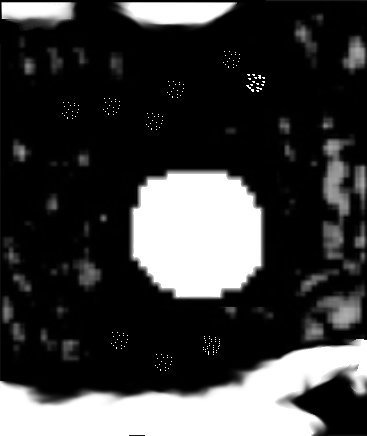
#> input picture assets/solda.png, 367 x 436 px
$ python main.py
#> lines starting #> are read from the running program, lines starting #| are printed output that depends on the picture; after the words box and inside, x2 and y2 are one past the last pixel; in counts of white or black regions, pixels touching at a corner belong together
import numpy as np
import matplotlib.pyplot as plt
from PIL import Image
import math

def threshold(image):
    img_array = np.array(image)
    threshold = np.mean(img_array)
    while True:
        background_pixels = img_array[image <= threshold]
        foreground_pixels = img_array[image > threshold]

        media_background = np.mean(background_pixels)
        media_foreground = np.mean(foreground_pixels)

        novo_threshold = (media_background + media_foreground) / 2

        if abs(novo_threshold - threshold) < 0.1:
            break

        threshold = novo_threshold
    return threshold

def bfs(start, visited, rows, cols, imagem):
    queue = [start]
    component = []
    visited.add(start)
    while queue:
        x, y = queue.pop(0)
        component.append((x, y))
        for dx, dy in [(-1, 0), (1, 0), (0, -1), (0, 1)]:
            nx, ny = x + dx, y + dy
            if 0 <= nx < cols and 0 <= ny < rows and (nx, ny) not in visited and imagem[ny][nx] > 0:
                queue.append((nx, ny))
                visited.add((nx, ny))
    return component

def biggest(image):
    visited = set()
    components = []
    image = np.array(image)
    rows, cols = image.shape
    for j in range(cols):
        for i in range(rows):
            if image[i][j] > 0 and (i, j) not in visited:
                component = bfs((j, i), visited, rows, cols, image)
                components.append(component)
    biggest = max(components, key=len)
    return biggest

def gp_img(group):
    ret = [[0 for _ in range(l)] for _ in range(h)]
    for c in group:
        ret[c[1]][c[0]] = 255
    return Image.fromarray((np.array(ret)).astype(np.uint8))

def border_cleaner(bimg):
    rows, cols = bimg.shape
    visited = set()

    def bfs_border(root):
        queue = [root]
        component = []
        border = False
        while queue:
            x, y = queue.pop(0)
            component.append((x, y))
            visited.add((x, y))
            if x == 0 or x == cols-1 or y == 0 or y == rows-1:
                border = True
            for dx, dy in [(-1, 0), (1, 0), (0, -1), (0, 1)]:
                nx, ny = x + dx, y + dy
                if 0 <= nx < cols and 0 <= ny < rows and (nx, ny) not in visited and bimg[ny, nx] > 0:
                    queue.append((nx, ny))
                    visited.add((nx, ny))
        return component, border

    for y in range(rows):
        for x in range(cols):
            if bimg[y, x] > 0 and (x, y) not in visited:
                component, border_touching = bfs_border((x, y))
                if border_touching:
                    for (cx, cy) in component:
                        bimg[cy, cx] = 0

    return bimg

def center(group):
    x_all = [c[0] for c in group]
    y_all = [c[1] for c in group]
    x_center = np.mean(x_all)
    y_center = np.mean(y_all)
    return (x_center, y_center)


path="assets/solda.png"
image=Image.open(path).convert('L')
#> image is the input picture: PIL image 367x436 L; min 0, max 255, mean 61.6
l,h=image.size
#> l = 367; h = 436

# encontra o threshold
threshold = threshold(image)
#> in threshold, `threshold = np.mean(img_array)`: threshold = 61.65
#> the loop in threshold, `while True:` made 5 passes
#> (media_background, media_foreground, novo_threshold) on passes 1 to 4: (3.71, 219.2, 111.4), (7.43, 239.3, 123.4), (8.22, 242.3, 125.2), (8.33, 242.6, 125.5)
#> (media_background, media_foreground, novo_threshold) on pass 5: (8.33, 242.6, 125.5)
#> threshold = 125.5

#torna a imagem binária a partir do threshold
bimg = np.where(np.array(image)>threshold, 255, 0)
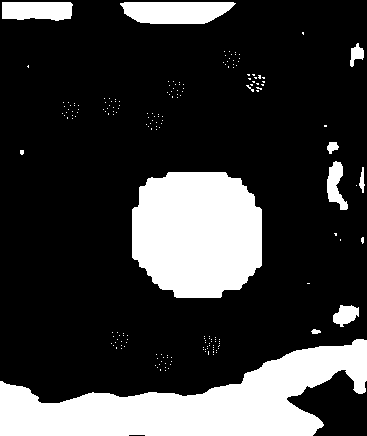
#> bimg: shape (436, 367) int64; 22.8% white; 191 white regions (181 under 20 px), largest, box (x1, y1, x2, y2) and area: (0, 339, 367, 436) 17547, (132, 172, 262, 298) 13886, (120, 2, 236, 24) 2100

#usa bfs nas bordas para remover os grupos que encostam nela
bimg = border_cleaner(bimg)
#> after the loop in border_cleaner, `for y in range(rows):`:
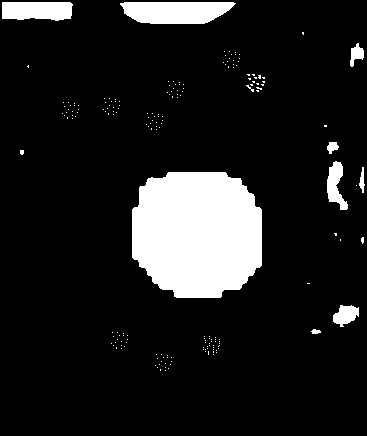
#> bimg: shape (436, 367) int64; 11.8% white; 190 white regions (181 under 20 px), largest, box (x1, y1, x2, y2) and area: (132, 172, 262, 298) 13886, (120, 2, 236, 24) 2100, (2, 2, 73, 21) 1207

#encontra o maior grupo usando bfs
biggest = biggest(bimg)

#encontra o centro de massa do grupo
c = center(biggest)

#transforma o array em imagem
img = gp_img(biggest)
#> the loop in gp_img, `for c in group:` made 13886 passes
#> c on passes 1 to 3: (132, 209), (133, 209), (132, 210)
#> in gp_img, `return Image.fromarray((np.array(ret)).astype(np.uint8))`:
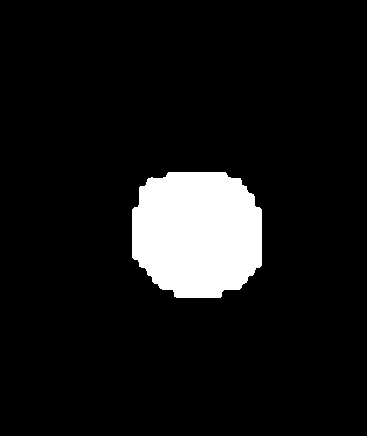
#> returned value: PIL image 367x436 L; 8.7% white; 1 white region, box (x1, y1, x2, y2) and area: (132, 172, 262, 298) 13886

#define a imagem que será mostrada
plt.imshow(img, cmap='gray')

#plota uma letra O na cordenada do centro de massa definida por c[0](x) e c[1](y)
plt.plot(c[0], c[1], 'ro')

#exibe a imagem
plt.show()
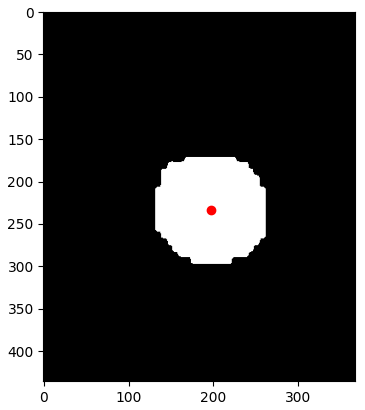
#> figure drawn by matplotlib, 1 panel
